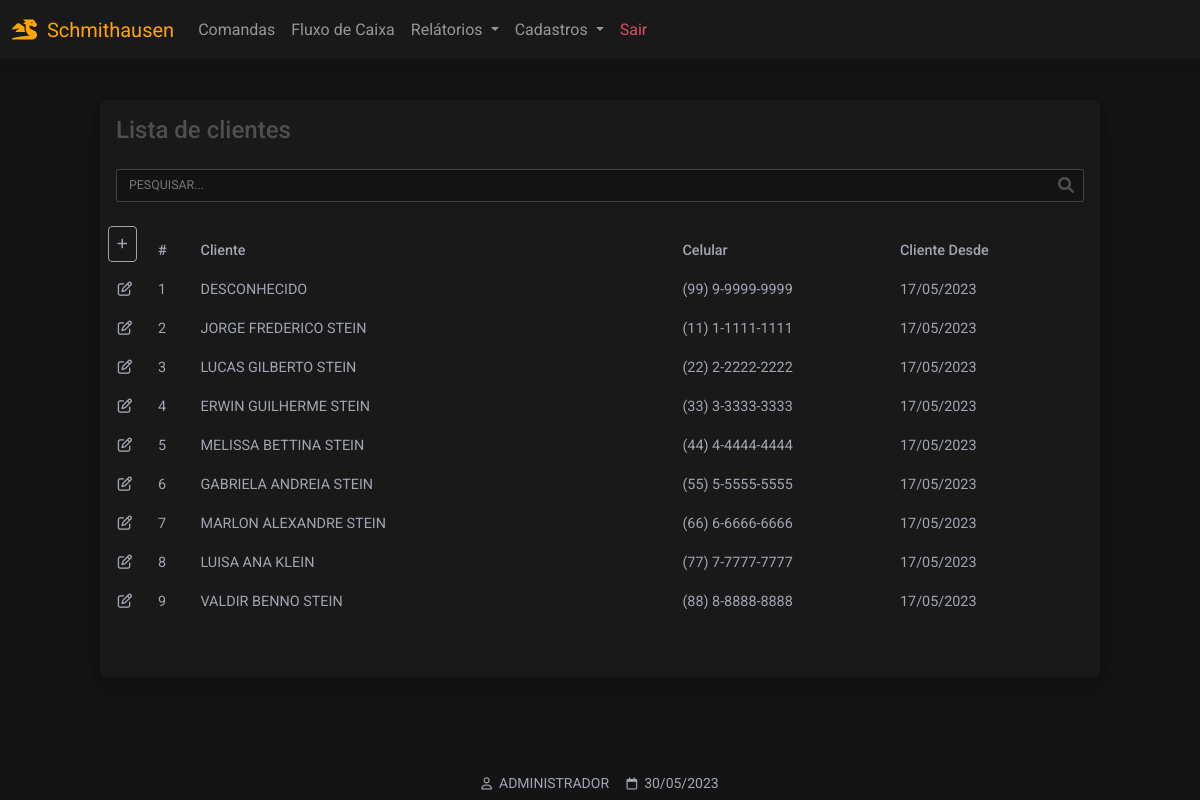
/clientes (signed in), run on the app's committed database.
### website/models.py (models this page shows)
class Cliente(db.Model):
    id = db.Column(db.Integer, primary_key=True)
    fone = db.Column(db.String(150))
    data_criacao = db.Column(db.DateTime(timezone=True), default=func.now())
    nome = db.Column(db.String(150))

class User(db.Model, UserMixin):
    id = db.Column(db.Integer, primary_key=True)
    email = db.Column(db.String(150), unique=True)
    password = db.Column(db.String(150))
    first_name = db.Column(db.String(150))
    user = db.relationship('Produto',backref='produto')

### website/views.py (the view)
@views.route('/clientes', methods=['GET','POST'])
@login_required
def clientes():
    clientes = []
    rows = Cliente.query.all()
    for r in rows:
        clientes.append(r)
    return render_template("clientes_listar.html", user=current_user, data=data, clientes=clientes)

### website/__init__.py (called while the page is built)
def create_app():
    app = Flask(__name__)
    app.config['SECRET_KEY'] = 'hjshjhdjah kjshkjdhjs'
    app.config['SQLALCHEMY_DATABASE_URI'] = f'sqlite:///{DB_NAME}'
    db.init_app(app)
    from .views import views
    from .auth import auth
    app.register_blueprint(views, url_prefix='/')
    app.register_blueprint(auth, url_prefix='/')
    from .models import User, Cliente, Produto
    with app.app_context():
        db.create_all()
    login_manager = LoginManager()
    login_manager.login_view = 'auth.login'
    login_manager.login_message = u"FAVOR EFETUAR LOGIN!"
    login_manager.init_app(app)
    @login_manager.user_loader
    def load_user(id):
        return User.query.get(int(id))
    return app

### website/templates/clientes_listar.html (shortened to what this page needs)
{% extends "base.html" %}
{% block content %}
<div class="container-fluid"
style="min-height:100dvh;padding-top:100px">
<div class="table-responsive w-100 card bg-dark larg-max m-auto"
style="padding-bottom: 40px">
<table  class="table table-borderless table-sm bg-dark text-secondary">
<thead>
<tr>
<p class="h4 p-3">Lista de clientes</p>
</tr>
<tr>
<tr>
    <div class="p-3 pt-0">
            <div class="form-outline"
            style="margin-bottom: 0!important;padding-bottom: 0!important;">
            <input type="text"
            style="text-transform:uppercase"
            id="inputPesquisarCliente"
            class="myInputs form-control-sm"
            placeholder="Pesquisar..."
            onkeyup='pesquisarTabelaClientes()'
            />
            </div>
    </div>
</tr>
<thead>
<tr>
<th class="text-nowrap" scope="col">
<a href="/clientes_cadastrar" class="p-2 btn btn-sm btn-outline-light">
<i class="fa-solid fa-plus"></i>
</a>
</th>
<th class="text-nowrap" scope="col">#</th>
<th class="text-nowrap" scope="col" style="min-width: 280px;">Cliente</th>
<th class="text-nowrap" scope="col">Celular</th>
<th class="text-nowrap" scope="col">Cliente Desde</th>
<th class="text-nowrap" scope="col"></th>
</tr>
</thead>
<tbody id="tb-clientes">
{% for i in clientes %}
<tr>
<td class="text-center" style="width: 50px">
<a
role="button"
class="text-secondary"
href="/clientes_atualizar/{{ i.id }}">
<i class="fa-regular fa-pen-to-square"></i>
</a>
</td>
<td class="text-nowrap" scope="row"> {{ i.id }} </td>
<td class="text-nowrap" scope="row"> {{ i.nome }} </td>
<td class="text-nowrap" scope="row"> {{ i.fone }} </td>
<td class="text-nowrap" scope="row"> {{ i.data_criacao.strftime('%d/%m/%Y') }} </td>
<td>
</td>
</tr>
{% endfor %}
</tbody>
</table>
</div>
</div>
{% endblock %}
{% block titlefooter %}
<span style="color:#9FA6B2">
&nbsp;{{ user.first_name.split()[0] | upper }}
<span style="color:#9FA6B2">
&nbsp;{{ data.strftime('%d/%m/%Y') }}
</span>
{% endblock %}

### website/static/css/base.css (style rules this page uses)
:root { --color-orange: orange; --color-primary: #3B71CA; --color-secondary: #9FA6B2; --color-success: #14A44D; --color-danger: #DC4C64; --color-warning: #E4A11B; --color-info: #54B4D3; --color-ligth:#FBFBFB; --color-dark-ligth: #131313; --color-dark:#191919; }
.bg-dark { background-color: var(--color-dark)!important; }
.btn-outline-light { border: 1px solid var(--color-secondary); color: var(--color-secondary); }
.myInputs { width: 100%; border: 1px solid #9FA6B250; background-color: var(--color-dark-ligth); color: var(--color-ligth); padding: 0.35rem; padding-left: 0.75rem; border-radius: 3px; }
.larg-max { max-width: 1000px!important; }
.dark-ligth { background-color: var(--color-dark-ligth); }
.form-outline { margin-bottom: 35px!important; }

### data on the page
Cliente: id "1", nome "DESCONHECIDO", fone "(99) 9-9999-9999", data_criacao "17/05/2023"
Cliente: id "2", nome "JORGE FREDERICO STEIN", fone "(11) 1-1111-1111", data_criacao "17/05/2023"
Cliente: id "3", nome "LUCAS GILBERTO STEIN", fone "(22) 2-2222-2222", data_criacao "17/05/2023"
Cliente: id "4", nome "ERWIN GUILHERME STEIN", fone "(33) 3-3333-3333", data_criacao "17/05/2023"
Cliente: id "5", nome "MELISSA BETTINA STEIN", fone "(44) 4-4444-4444", data_criacao "17/05/2023"
Cliente: id "6", nome "GABRIELA ANDREIA STEIN", fone "(55) 5-5555-5555", data_criacao "17/05/2023"
Cliente: id "7", nome "MARLON ALEXANDRE STEIN", fone "(66) 6-6666-6666", data_criacao "17/05/2023"
Cliente: id "8", nome "LUISA ANA KLEIN", fone "(77) 7-7777-7777", data_criacao "17/05/2023"
Cliente: id "9", nome "VALDIR BENNO STEIN", fone "(88) 8-8888-8888", data_criacao "17/05/2023"
User: first_name "ADMINISTRADOR"

### other printed values
{{ data.strftime('%d/%m/%Y') }} "30/05/2023"
